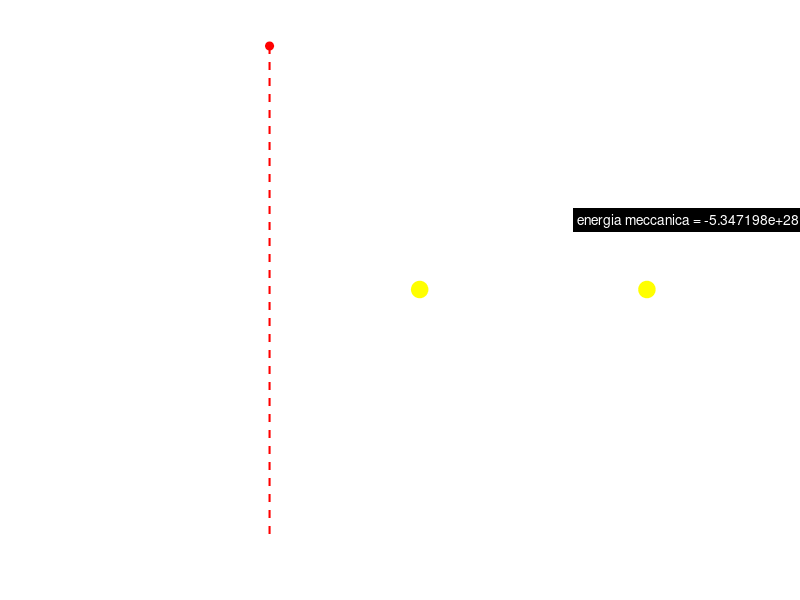

Reproduce this figure in MATLAB.
%% pulizia iniziale e impostazioni di default
close all; clc; clear;
set(0, 'defaultFigureColor', 'k');   % finestra con sfondo nero
set(0, 'defaultAxesColor', 'k');       % assi con sfondo nero

%% parametri fisici
G = 6.67430e-11;             % [m^3/(kg*s^2)] costante di gravitá
M = 1.989e30;                % [kg] massa del sole
mTerra = 5.972e24;           % [kg] massa della terra
L = 2.53e37;                 % [kg*m^2/s] momento angolare

%% simulazione dell'orbita instabile (spirale)
tempoInizio = 0;
tempoFine = 100000 * 365.25 * 24 * 3600;  % 100.000 anni in secondi
numfotoinstabile = 1000;                  % numero di fotogrammi instabile
tempoVec = linspace(tempoInizio, tempoFine, numfotoinstabile);
tempoAnni = tempoVec / (3600 * 24 * 365.25);  % tempo in anni

r0Instabile = 1.826e10;  % [m] condizione iniziale per l'orbita instabile
funDiff = @(t, r) sqrt((4 * G * M * mTerra) / (3 * r^(3/2)) - (L^2)/(mTerra^2 * r^2));
opts = odeset('RelTol',1e-8, 'AbsTol',1e-10);
[tempoSol, rSol] = ode45(funDiff, tempoVec, r0Instabile, opts);
if any(rSol <= 0)
    error('il raggio è negativo o nullo. verifica le equazioni.');
end

%% calcolo dell'orbita chiusa (circolare)
% r_chiusa = L^4/(G^2 * M^2 * mTerra^4)
rChiusa = L^4 / (G^2 * M^2 * mTerra^4);
fprintf('raggio orbita chiusa: %e m\n', rChiusa);
vChiusa = L / (mTerra * rChiusa);   % v = L/(mTerra*rChiusa)
T = 2*pi * mTerra * rChiusa^2 / L;     % periodo orbitale

numfotoorbchiusa = 500;               % numero di fotogrammi per orbita chiusa
tempiOrbchiusa = linspace(0, T, numfotoorbchiusa);
phiOrbchiusa = 2*pi * (tempiOrbchiusa/T);
xOrbchiusa = rChiusa * cos(phiOrbchiusa);
yOrbchiusa = rChiusa * sin(phiOrbchiusa);

%% calcolo dell'energia meccanica nell'orbita chiusa
term1 = L^2 / (2 * mTerra * rChiusa^2);
term2 = 2 * G * M * mTerra / (3 * rChiusa^(3/2));
energiaMechOrbchiusa = term1 - term2;

%% impostazione della figura con 3 subplot
figure('Position', [100, 100, 1600, 900]);

%% subplot 1: grafico dell'evoluzione del raggio (instabile)
asse1 = subplot(1,3,1);
set(asse1, 'Color', 'k', 'XColor', 'w', 'YColor', 'w', 'GridColor', 'w');
grid(asse1, 'on'); hold(asse1, 'on');
plot(asse1, tempoAnni, rSol, 'w-', 'LineWidth', 1.5);
xlabel(asse1, 'tempo [anni]', 'Color', 'w');
ylabel(asse1, 'raggio [m]', 'Color', 'w');
title(asse1, 'evoluzione raggio instabile', 'Color', 'w');
rmin = min(rSol); rmax = max(rSol);
lineaTempo = line(asse1, [tempoAnni(1) tempoAnni(1)], [rmin, rmax], 'Color', 'r', 'LineWidth', 1.5, 'LineStyle', '--');
markerTempo = plot(asse1, tempoAnni(1), rSol(1), 'ro', 'MarkerFaceColor', 'r', 'MarkerSize', 6);

%% subplot 2: animazione dell'orbita instabile (spirale)
asse2 = subplot(1,3,2);
set(asse2, 'Color','k','XColor','w','YColor','w'); axis(asse2, 'equal'); hold(asse2, 'on');
rmaxPlotInst = max(rSol)*1.1;
axis(asse2, [-rmaxPlotInst, rmaxPlotInst, -rmaxPlotInst, rmaxPlotInst]);
title(asse2, 'animazione orbita instabile', 'Color', 'w');
plot(asse2, 0, 0, 'yo', 'MarkerSize', 12, 'MarkerFaceColor', 'y');  % stella centrale

rPianetaInst = rmaxPlotInst * 0.02;  % dimensione del pianeta instabile
angPianeta = linspace(0, 2*pi, 50);
faseInst = 0;      % fase iniziale
dFaseInst = 0.1;   % incremento di fase per l'animazione
xPianetaI0 = rSol(1) * cos(faseInst);
yPianetaI0 = rSol(1) * sin(faseInst);
xPianetaInst = xPianetaI0 + rPianetaInst * cos(angPianeta);
yPianetaInst = yPianetaI0 + rPianetaInst * sin(angPianeta);
patchInstabile = patch(asse2, xPianetaInst, yPianetaInst, 'b', 'EdgeColor', 'b');
tracciaXInst = [];
tracciaYInst = [];
tracciaInstabile = plot(asse2, NaN, NaN, 'w-', 'LineWidth', 1);

%% subplot 3: animazione dell'orbita chiusa (stabile)
asse3 = subplot(1,3,3);
set(asse3, 'Color', 'k','XColor','w','YColor','w'); axis(asse3, 'equal'); hold(asse3, 'on');
rmaxPlotChiusa = rChiusa * 1.2;
axis(asse3, [-rmaxPlotChiusa, rmaxPlotChiusa, -rmaxPlotChiusa, rmaxPlotChiusa]);
title(asse3, 'animazione orbita chiusa', 'Color', 'w');
plot(asse3, 0, 0, 'yo', 'MarkerSize', 12, 'MarkerFaceColor', 'y');  % stella centrale
angCerchio = linspace(0, 2*pi, 200);
plot(asse3, rChiusa * cos(angCerchio), rChiusa * sin(angCerchio), 'w--', 'LineWidth', 1.5);
rPianetaChiusa = rmaxPlotChiusa * 0.02;
% definisco il colore azzurro
coloreAzzurro = [0, 0.749, 1];
xPianetaC0 = xOrbchiusa(1) + rPianetaChiusa * cos(angPianeta);
yPianetaC0 = yOrbchiusa(1) + rPianetaChiusa * sin(angPianeta);
patchChiusa = patch(asse3, xPianetaC0, yPianetaC0, coloreAzzurro, 'EdgeColor', coloreAzzurro);
text(asse3, -rmaxPlotChiusa*0.9, rmaxPlotChiusa*0.9, sprintf('energia meccanica = %e J', energiaMechOrbchiusa), 'Color', 'w', 'FontSize', 10, 'BackgroundColor', 'k');

%% loop di animazione sincronizzato
numFotoInst = length(tempoSol);
NfotoTotali = max(numFotoInst, numfotoorbchiusa);
for fot = 1:NfotoTotali
    %% aggiornamento asse1: linea e marker sul grafico del tempo
    idxTempo = min(fot, numFotoInst);
    tempoCorr = tempoAnni(idxTempo);
    set(lineaTempo, 'XData', [tempoCorr, tempoCorr]);
    set(markerTempo, 'XData', tempoCorr, 'YData', rSol(idxTempo));
    
    %% aggiornamento asse2: animazione orbita instabile
    idxInst = min(fot, numFotoInst);
    rAttInst = rSol(idxInst);
    % aggiorno la fase per far ruotare il pianeta instabile
    faseInst = faseInst + dFaseInst;
    xAttInst = rAttInst * cos(faseInst);
    yAttInst = rAttInst * sin(faseInst);
    xPianetaInst = xAttInst + rPianetaInst * cos(angPianeta);
    yPianetaInst = yAttInst + rPianetaInst * sin(angPianeta);
    set(patchInstabile, 'XData', xPianetaInst, 'YData', yPianetaInst);
    % aggiorno la traccia
    tracciaXInst(end+1) = xAttInst;
    tracciaYInst(end+1) = yAttInst;
    set(tracciaInstabile, 'XData', tracciaXInst, 'YData', tracciaYInst);
    
    %% aggiornamento asse3: animazione orbita chiusa
    idxChiusa = round((fot-1) / (NfotoTotali-1) * (numfotoorbchiusa-1)) + 1;
    xAttChiusa = xOrbchiusa(idxChiusa);
    yAttChiusa = yOrbchiusa(idxChiusa);
    xPianetaChiusa = xAttChiusa + rPianetaChiusa * cos(angPianeta);
    yPianetaChiusa = yAttChiusa + rPianetaChiusa * sin(angPianeta);
    set(patchChiusa, 'XData', xPianetaChiusa, 'YData', yPianetaChiusa);
    
    drawnow;
    pause(0.02);  % breve pausa per fluidità
end

disp('animazione completata.');
